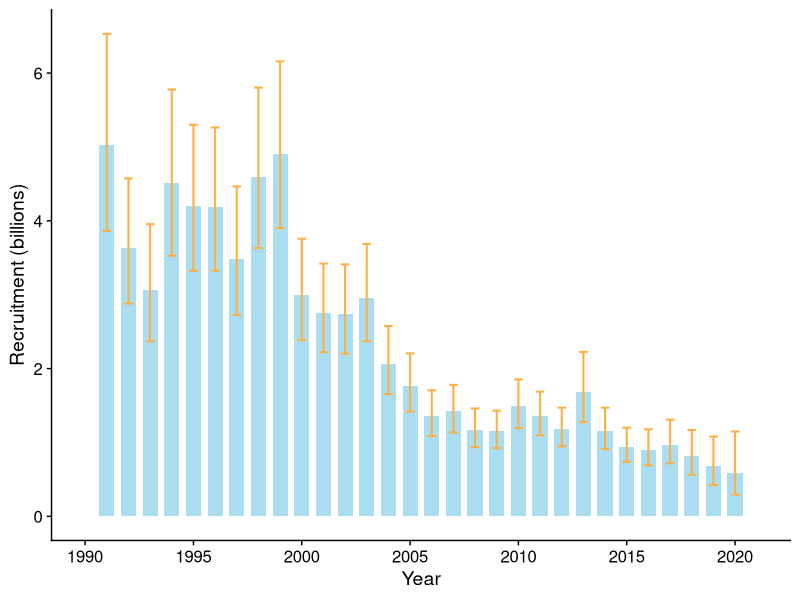
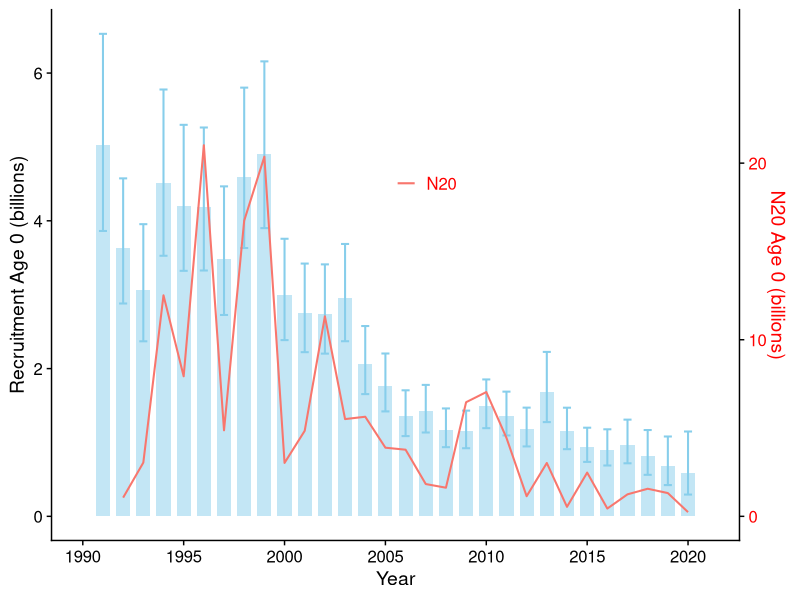
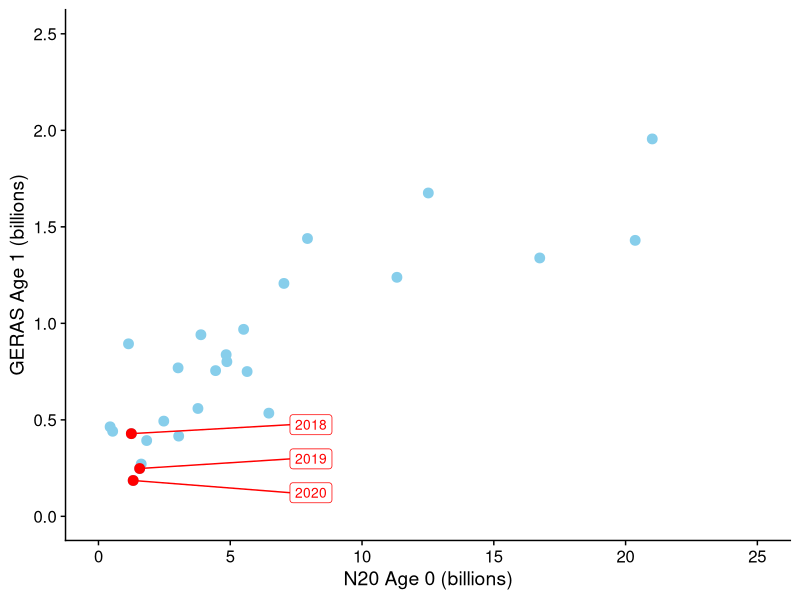
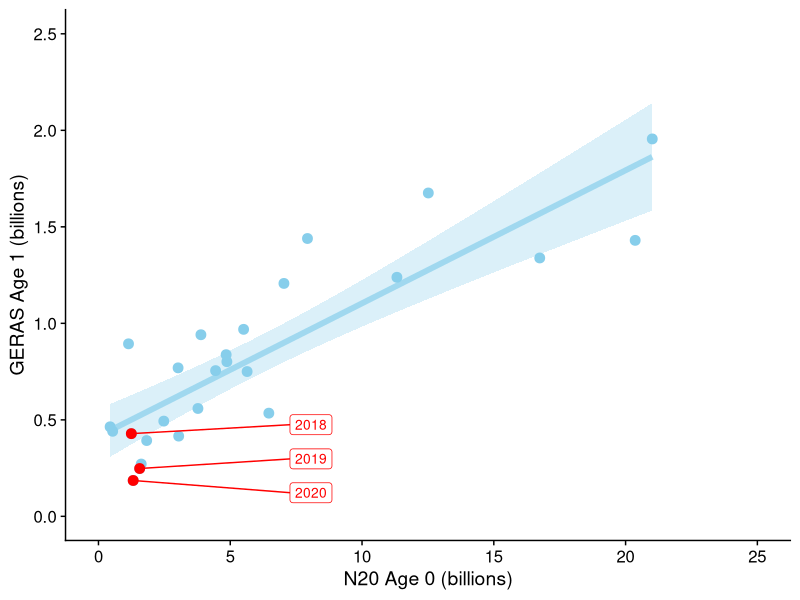
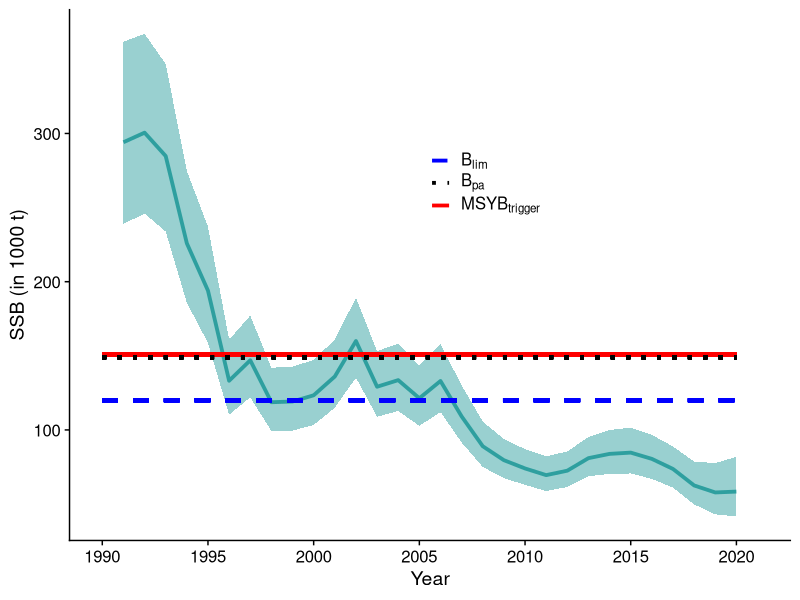
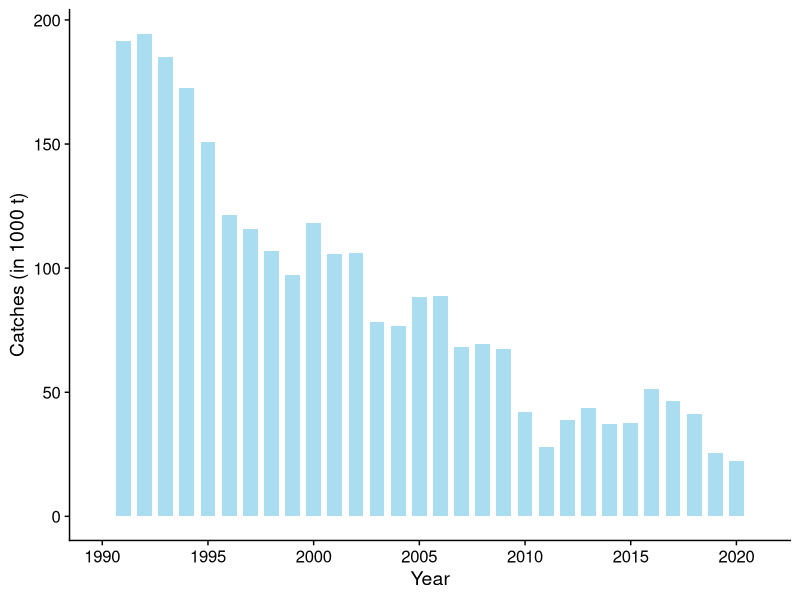
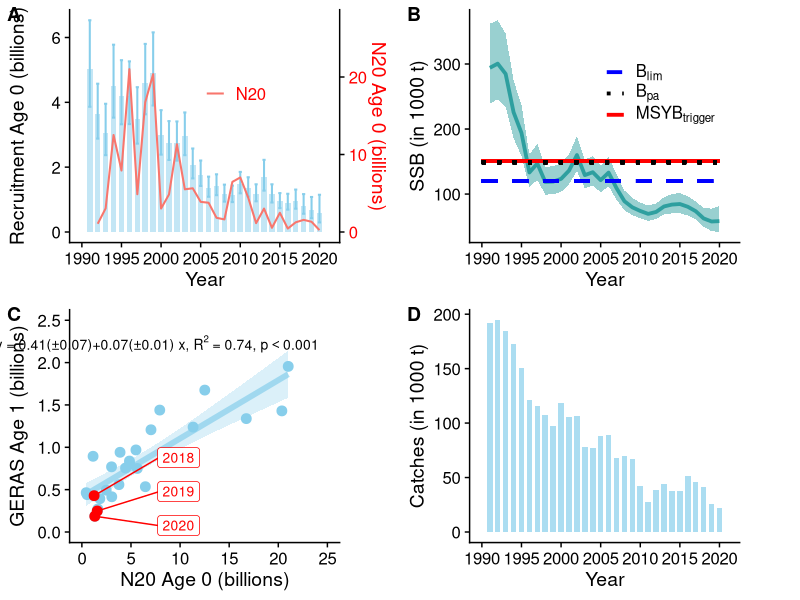

Write the R code that produced these figures, in order.
## ---- chunk 1
knitr::opts_chunk$set(echo = TRUE)
## ---- chunk 2
library(tidyverse)  #for data wrangling etc
library(cowplot)    #for adding theme
library(ggrepel)    #for labelling scatter plots
library(emmeans)    #for statistical comparisons
## ---- chunk 3
data = read.csv2('../data/data_2021_05_21.csv',sep=",")
str(data)
head(data)
## ---- chunk 4
data = data %>% mutate(Year=as.numeric(Year),
                       GERAS.Age.1=as.numeric(GERAS.Age.1),
                       GERAS.Age.1_billions=as.numeric(GERAS.Age.1/1000),
                       GERAS_N20_comp_billions=as.numeric(GERAS_N20_comp/1000),
                       N20.Age.0=as.numeric(N20.Age.0),
                       N20.Age.0_billions=as.numeric(N20.Age.0/1000),
                       Low.Recruitment_billions=as.numeric(Low.Recruitment/1000000),
                       Recruitment_billions=as.numeric(Recruitment/1000000),
                       High.Recruitment_billions=as.numeric(High.Recruitment/1000000),
                       SSB_thousands=as.numeric(SSB/1000),
                       Low.SSB_thousands=as.numeric(Low.SSB/1000),
                       High.SSB_thousands=as.numeric(High.SSB/1000),
                       Catches_thousands=as.numeric(Catches/1000))
                       
## ---- chunk 5
recruitment_plot<-ggplot(data)+
  geom_bar(aes(y=Recruitment_billions ,x=Year),stat="identity", fill="skyblue", alpha=0.7, width = 0.7)+
  geom_errorbar(aes(x=Year, ymin=Low.Recruitment_billions, ymax=High.Recruitment_billions), width=0.4, colour="#FFAE42", alpha=1, size=0.7)+
  scale_x_continuous(name="Year",limits = c(1990,2021), breaks = c(1990,1995,2000,2005,2010,2015,2020))+
  scale_y_continuous(name = "Recruitment (billions)")+
  theme_cowplot()
recruitment_plot
## ---- chunk 6
scaleFactor <- max(data$Recruitment_billions)/max(data$N20.Age.0_billions,na.rm=TRUE)
## ---- chunk 7
recruitment_plot2<-ggplot()+
  geom_bar(data=data,aes(y=Recruitment_billions ,x=Year),stat="identity", fill="skyblue", alpha=0.5, width = 0.7)+
  geom_errorbar(data=data,aes(x=Year, ymin=Low.Recruitment_billions, ymax=High.Recruitment_billions), width=0.4, colour="skyblue", alpha=1, size=0.7)+
  geom_line(data=data,aes(y=N20.Age.0_billions * scaleFactor, x=Year, colour="red"), size=0.7)+
  scale_y_continuous(name="Recruitment Age 0 (billions)", sec.axis=sec_axis(~./scaleFactor, name="N20 Age 0 (billions)"))+
  scale_x_continuous(name="Year",limits = c(1990,2021), breaks = c(1990,1995,2000,2005,2010,2015,2020))+
  theme_cowplot()+theme(axis.title.y.right=element_text(color="red"),axis.text.y.right=element_text(color="red"), legend.position = c(0.5, 0.7),legend.text = element_text(colour="red"))+
  scale_colour_discrete(name = "", labels = c("N20"))
recruitment_plot2
## ---- chunk 8
GERAS_N20_lm1<-lm(data=data,GERAS.Age.1_billions~GERAS_N20_comp_billions)
summary(GERAS_N20_lm1)
## ---- chunk 9
newdata=emmeans(GERAS_N20_lm1,~GERAS_N20_comp_billions,at=list(GERAS_N20_comp_billions=seq(min(data$GERAS_N20_comp_billions,na.rm = T),max(data$GERAS_N20_comp_billions,na.rm = T),len=100))) %>% as.data.frame

head(newdata)
## ---- chunk 10
# All labels should be to the right of 3.
x_limits <- c(7, NA)

geras_N20<-ggplot(data=data)+
  geom_point(aes(y=GERAS.Age.1_billions,x=GERAS_N20_comp_billions),colour="skyblue", alpha=1, size=3)+
  theme_cowplot()+
  scale_x_continuous(name="N20 Age 0 (billions)",limits = c(0,25))+
  scale_y_continuous(name="GERAS Age 1 (billions)",limits = c(0,2.5))+
  #coord_cartesian(clip = "off")+
  geom_point(data=data %>% filter(Year>2017),aes(y=GERAS.Age.1_billions,x=GERAS_N20_comp_billions),colour="red", alpha=1, size=3)+
  geom_label_repel(data=data %>% filter(Year>2017), # Filter data first
    aes(y=GERAS.Age.1_billions,x=GERAS_N20_comp_billions,label=Year),colour="red",alpha=1,box.padding   = 0.35, point.padding = 0.1,segment.color = 'red',min.segment.length = 0, size = 3.5,xlim  = x_limits) #fill = "white", xlim = c(-Inf, Inf), ylim = c(-Inf, Inf)
geras_N20
## ---- chunk 11
geras_N20_01<-ggplot()+
  geom_line(data=newdata,aes(x=GERAS_N20_comp_billions,y=emmean),size=2,colour="skyblue",alpha=0.7)+geom_ribbon(data=newdata,aes(x=GERAS_N20_comp_billions,y=emmean,ymin=lower.CL,ymax=upper.CL),alpha=0.3, fill="skyblue")+
  theme_cowplot()+
  geom_point(data=data,aes(y=GERAS.Age.1_billions,x=GERAS_N20_comp_billions),colour="skyblue", alpha=1, size=3)+
  scale_x_continuous(name="N20 Age 0 (billions)",limits = c(0,25))+
  scale_y_continuous(name="GERAS Age 1 (billions)",limits = c(0,2.5))+
  #coord_cartesian(clip = "off")+
  geom_point(data=data %>% filter(Year>2017),aes(y=GERAS.Age.1_billions,x=GERAS_N20_comp_billions),colour="red", alpha=1, size=3)+
  geom_label_repel(data=data %>% filter(Year>2017), # Filter data first
    aes(y=GERAS.Age.1_billions,x=GERAS_N20_comp_billions,label=Year),colour="red",alpha=1,box.padding   = 0.35, point.padding = 0.1,segment.color = 'red',min.segment.length = 0, size = 3.5,xlim  = x_limits) #fill = "white", xlim = c(-Inf, Inf), ylim = c(-Inf, Inf)
geras_N20_01
## ---- chunk 12
SSB_plot<-ggplot(data)+
  geom_line(aes(y=SSB_thousands,x=Year),colour="darkcyan", alpha=0.7, size=1.3)+
  geom_ribbon(aes(y=SSB_thousands,x=Year,ymin = Low.SSB_thousands, ymax = High.SSB_thousands), fill = "darkcyan", alpha=0.4)+
  scale_x_continuous(name="Year",limits = c(1990,2021), breaks = c(1990,1995,2000,2005,2010,2015,2020))+
  scale_y_continuous(name = "SSB (in 1000 t)")+
  geom_segment(aes(x=1990,xend=2020,y=151,yend=151,linetype="MSYBtrigger"),colour="red",size=1.3)+
  geom_segment(aes(x=1990,xend=2020,y=149,yend=149,linetype ="Bpa"),colour="black" ,size=1.3)+
  geom_segment(aes(x=1990,xend=2020,y=120,yend=120,linetype="Blim"),colour="blue",size=1.3)+
  scale_linetype_manual("",values=c("Blim"=2,"Bpa"=3,"MSYBtrigger"=1), labels=c(expression(B[lim]),expression(B[pa]),expression(MSYB[trigger])),
                        guide = guide_legend(override.aes = list(color = c("blue", "black","red"))))+

  theme_cowplot()+theme(legend.position = c(0.5, 0.7),legend.text.align = 0)
SSB_plot

#,linetype="11"
## ---- chunk 13
Catches_plot<-ggplot(data)+
  geom_bar(aes(y=Catches_thousands ,x=Year),stat="identity", fill="skyblue", alpha=0.7, width = 0.7)+
  scale_x_continuous(limits = c(1990,2021), breaks = c(1990,1995,2000,2005,2010,2015,2020))+
  scale_y_continuous(name = "Catches (in 1000 t)")+
  theme_cowplot()
Catches_plot
## ---- chunk 14
Fig.2<-plot_grid(recruitment_plot2, SSB_plot, geras_N20_01, Catches_plot,labels = c('A', 'B','C','D'), ncol = 2,nrow=2, align = "hv")+
  draw_label(expression(paste("y = 0.41(±0.07)+0.07(±0.01) x,",~R^2, " = 0.74,",~p<"0.001", sep="")),size=10,vjust=3,hjust=1.25)
Fig.2

## ---- chunk 15
save_plot("Figure 2.pdf",Fig.2,nrow=2,ncol=2,base_asp = 1.3)
